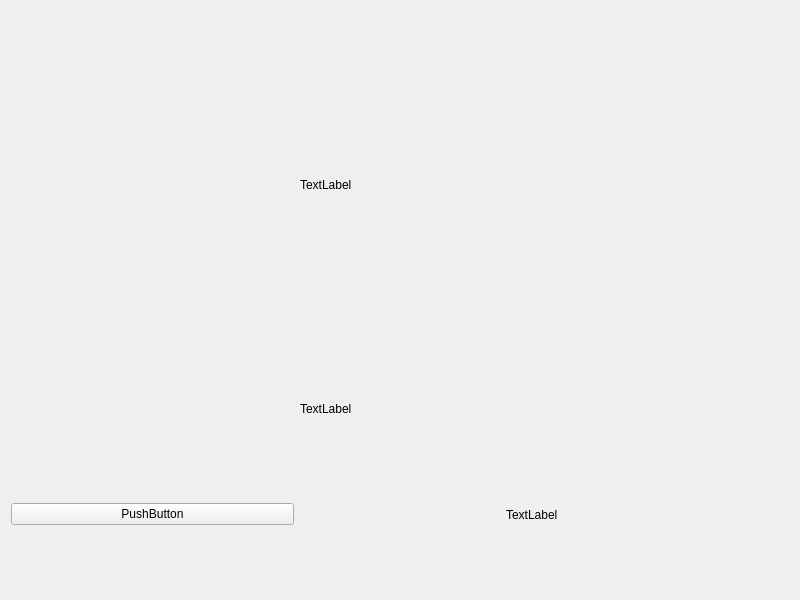
<?xml version="1.0" encoding="UTF-8"?>
<ui version="4.0">
 <class>MWidget</class>
 <widget class="QWidget" name="MWidget">
  <property name="geometry">
   <rect>
    <x>0</x>
    <y>0</y>
    <width>800</width>
    <height>600</height>
   </rect>
  </property>
  <property name="windowTitle">
   <string>MWidget</string>
  </property>
  <layout class="QGridLayout" name="gridLayout">
   <item row="0" column="1">
    <spacer name="verticalSpacer">
     <property name="orientation">
      <enum>Qt::Vertical</enum>
     </property>
     <property name="sizeHint" stdset="0">
      <size>
       <width>20</width>
       <height>150</height>
      </size>
     </property>
    </spacer>
   </item>
   <item row="1" column="1">
    <widget class="MLabel" name="label">
     <property name="minimumSize">
      <size>
       <width>200</width>
       <height>50</height>
      </size>
     </property>
     <property name="text">
      <string>TextLabel</string>
     </property>
    </widget>
   </item>
   <item row="2" column="0">
    <spacer name="horizontalSpacer">
     <property name="orientation">
      <enum>Qt::Horizontal</enum>
     </property>
     <property name="sizeHint" stdset="0">
      <size>
       <width>282</width>
       <height>20</height>
      </size>
     </property>
    </spacer>
   </item>
   <item row="2" column="2">
    <spacer name="horizontalSpacer_2">
     <property name="orientation">
      <enum>Qt::Horizontal</enum>
     </property>
     <property name="sizeHint" stdset="0">
      <size>
       <width>282</width>
       <height>20</height>
      </size>
     </property>
    </spacer>
   </item>
   <item row="3" column="1">
    <spacer name="verticalSpacer_3">
     <property name="orientation">
      <enum>Qt::Vertical</enum>
     </property>
     <property name="sizeHint" stdset="0">
      <size>
       <width>20</width>
       <height>149</height>
      </size>
     </property>
    </spacer>
   </item>
   <item row="4" column="1">
    <widget class="QLabel" name="label_2">
     <property name="minimumSize">
      <size>
       <width>200</width>
       <height>50</height>
      </size>
     </property>
     <property name="text">
      <string>TextLabel</string>
     </property>
    </widget>
   </item>
   <item row="5" column="0">
    <widget class="MButton" name="pushButton">
     <property name="text">
      <string>PushButton</string>
     </property>
    </widget>
   </item>
   <item row="5" column="1">
    <spacer name="verticalSpacer_2">
     <property name="orientation">
      <enum>Qt::Vertical</enum>
     </property>
     <property name="sizeHint" stdset="0">
      <size>
       <width>20</width>
       <height>150</height>
      </size>
     </property>
    </spacer>
   </item>
   <item row="5" column="2">
    <widget class="QLabel" name="label_3">
     <property name="text">
      <string>TextLabel</string>
     </property>
    </widget>
   </item>
  </layout>
 </widget>
 <customwidgets>
  <customwidget>
   <class>MLabel</class>
   <extends>QLabel</extends>
   <header location="global">mlabel.h</header>
  </customwidget>
  <customwidget>
   <class>MButton</class>
   <extends>QPushButton</extends>
   <header location="global">mbutton.h</header>
  </customwidget>
 </customwidgets>
 <resources/>
 <connections/>
</ui>
